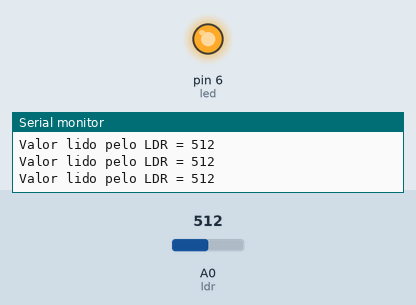
Simulated run of this sketch. Board: Arduino Uno, built with avr-gcc and run on an emulated ATmega328P. Parts: output pins drawn as LEDs (lit = HIGH), the last lines printed to the serial monitor. Inputs (shaded band) come from the test bench; at power-on: A0 (ldr) = 512.

Above: at 1.2 s.
1.3 s: A0 (ldr) set to 209
4.3 s: A0 (ldr) set to 187
At 4.49 s:
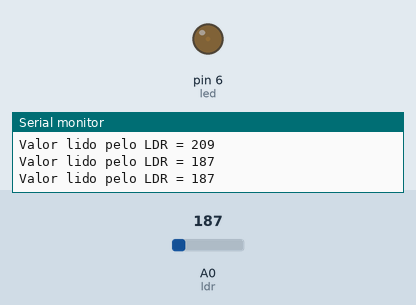
7.3 s: A0 (ldr) set to 210
Timing chart, 0 to 10.3 s (numbered marks = the images above; inputs shaded):
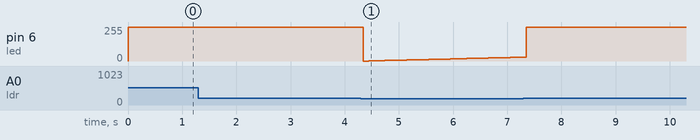

The sketch:

LED_e_LDR.ino
```cpp
const int ldr = 0;
const int led = 6;
int valorlido = 0;
int pwm = 0;

void setup (){
  Serial.begin(9600);
  pinMode(led, OUTPUT);
}

void loop(){
  valorlido = analogRead(ldr);
  Serial.print("Valor lido pelo LDR = ");
  Serial.println(valorlido);
  if(valorlido < 200){
    analogWrite(led, pwm);
    pwm++;
    delay(100);
  }
  else{
    digitalWrite(led, HIGH);
    pwm = 0;
  }
    if(pwm>255){
      pwm = 255;
    }
}
```

Measured:
- the behaviour switches between 200 and 199 on A0 (ldr) (found by bisection; images 0 and 1)
- after the input at 4.3 s, pin 6 (led): 255/255 → 0/255 at once, → 1/255 0.10 s later, → 2/255 0.10 s later, → 3/255 0.10 s later, … (30 changes in this stretch)
